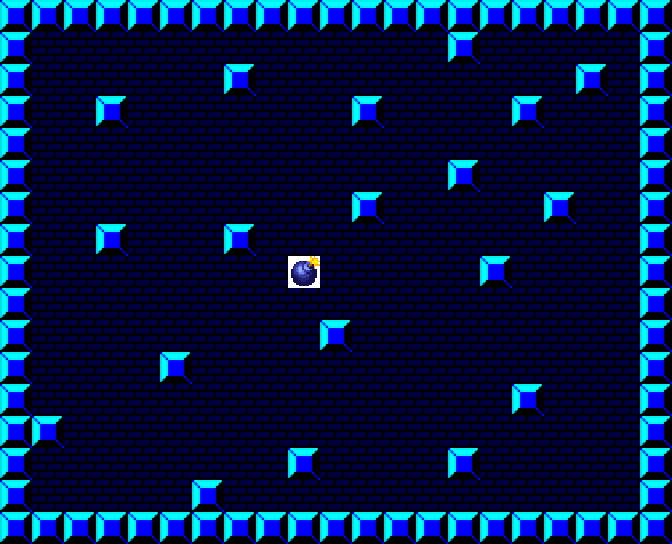

Rendered tile map (Tiled .tmx) drawn with the repository's tilesets; below, a short description and the full map source, tile grids included:
An orthogonal 21x17 tile map with 32x32 px tiles, 4 tile layers (Bg, Item, Obj, Char).

<map version="1.4" tiledversion="1.4.2" orientation="orthogonal" renderorder="right-down" width="21" height="17" tilewidth="32" tileheight="32" infinite="0" nextlayerid="5" nextobjectid="1">
 <tileset firstgid="1" source="MapTile.tsx" />
 <layer id="1" name="Bg" width="21" height="17">
  <data encoding="csv">
2,2,2,2,2,2,2,2,2,2,2,2,2,2,2,2,2,2,2,2,2,
2,2,2,2,2,2,2,2,2,2,2,2,2,2,2,2,2,2,2,2,2,
2,2,2,2,2,2,2,2,2,2,2,2,2,2,2,2,2,2,2,2,2,
2,2,2,2,2,2,2,2,2,2,2,2,2,2,2,2,2,2,2,2,2,
2,2,2,2,2,2,2,2,2,2,2,2,2,2,2,2,2,2,2,2,2,
2,2,2,2,2,2,2,2,2,2,2,2,2,2,2,2,2,2,2,2,2,
2,2,2,2,2,2,2,2,2,2,2,2,2,2,2,2,2,2,2,2,2,
2,2,2,2,2,2,2,2,2,2,2,2,2,2,2,2,2,2,2,2,2,
2,2,2,2,2,2,2,2,2,2,2,2,2,2,2,2,2,2,2,2,2,
2,2,2,2,2,2,2,2,2,2,2,2,2,2,2,2,2,2,2,2,2,
2,2,2,2,2,2,2,2,2,2,2,2,2,2,2,2,2,2,2,2,2,
2,2,2,2,2,2,2,2,2,2,2,2,2,2,2,2,2,2,2,2,2,
2,2,2,2,2,2,2,2,2,2,2,2,2,2,2,2,2,2,2,2,2,
2,2,2,2,2,2,2,2,2,2,2,2,2,2,2,2,2,2,2,2,2,
2,2,2,2,2,2,2,2,2,2,2,2,2,2,2,2,2,2,2,2,2,
2,2,2,2,2,2,2,2,2,2,2,2,2,2,2,2,2,2,2,2,2,
2,2,2,2,2,2,2,2,2,2,2,2,2,2,2,2,2,2,2,2,2
</data>
 </layer>
 <layer id="2" name="Item" width="21" height="17">
  <data encoding="csv">
0,0,0,0,0,0,0,0,0,0,0,0,0,0,0,0,0,0,0,0,0,
0,0,0,0,0,0,0,0,0,0,0,0,0,0,0,0,0,0,0,0,0,
0,0,0,0,0,0,0,0,0,0,0,0,0,0,0,0,0,0,0,0,0,
0,0,0,0,0,0,0,0,0,0,0,0,0,0,0,0,0,0,0,0,0,
0,0,0,0,0,0,0,0,0,0,0,0,0,0,0,0,0,0,0,0,0,
0,0,0,0,0,0,0,0,0,0,0,0,0,0,0,0,0,0,0,0,0,
0,0,0,0,0,0,0,0,0,0,0,0,0,0,0,0,0,0,0,0,0,
0,0,0,0,0,0,0,0,0,0,0,0,0,0,0,0,0,0,0,0,0,
0,0,0,0,0,0,0,0,0,0,0,0,0,0,0,0,0,0,0,0,0,
0,0,0,0,0,0,0,0,0,0,0,0,0,0,0,0,0,0,0,0,0,
0,0,0,0,0,0,0,0,0,0,0,0,0,0,0,0,0,0,0,0,0,
0,0,0,0,0,0,0,0,0,0,0,0,0,0,0,0,0,0,0,0,0,
0,0,0,0,0,0,0,0,0,0,0,0,0,0,0,0,0,0,0,0,0,
0,0,0,0,0,0,0,0,0,0,0,0,0,0,0,0,0,0,0,0,0,
0,0,0,0,0,0,0,0,0,0,0,0,0,0,0,0,0,0,0,0,0,
0,0,0,0,0,0,0,0,0,0,0,0,0,0,0,0,0,0,0,0,0,
0,0,0,0,0,0,0,0,0,0,0,0,0,0,0,0,0,0,0,0,0
</data>
 </layer>
 <layer id="3" name="Obj" width="21" height="17">
  <data encoding="csv">
6,6,6,6,6,6,6,6,6,6,6,6,6,6,6,6,6,6,6,6,6,
6,0,0,0,0,0,0,0,0,0,0,0,0,0,6,0,0,0,0,0,6,
6,0,0,0,0,0,0,6,0,0,0,0,0,0,0,0,0,0,6,0,6,
6,0,0,6,0,0,0,0,0,0,0,6,0,0,0,0,6,0,0,0,6,
6,0,0,0,0,0,0,0,0,0,0,0,0,0,0,0,0,0,0,0,6,
6,0,0,0,0,0,0,0,0,0,0,0,0,0,6,0,0,0,0,0,6,
6,0,0,0,0,0,0,0,0,0,0,6,0,0,0,0,0,6,0,0,6,
6,0,0,6,0,0,0,6,0,0,0,0,0,0,0,0,0,0,0,0,6,
6,0,0,0,0,0,0,0,0,0,0,0,0,0,0,6,0,0,0,0,6,
6,0,0,0,0,0,0,0,0,0,0,0,0,0,0,0,0,0,0,0,6,
6,0,0,0,0,0,0,0,0,0,6,0,0,0,0,0,0,0,0,0,6,
6,0,0,0,0,6,0,0,0,0,0,0,0,0,0,0,0,0,0,0,6,
6,0,0,0,0,0,0,0,0,0,0,0,0,0,0,0,6,0,0,0,6,
6,6,0,0,0,0,0,0,0,0,0,0,0,0,0,0,0,0,0,0,6,
6,0,0,0,0,0,0,0,0,6,0,0,0,0,6,0,0,0,0,0,6,
6,0,0,0,0,0,6,0,0,0,0,0,0,0,0,0,0,0,0,0,6,
6,6,6,6,6,6,6,6,6,6,6,6,6,6,6,6,6,6,6,6,6
</data>
 </layer>
 <layer id="4" name="Char" width="21" height="17">
  <data encoding="csv">
0,0,0,0,0,0,0,0,0,0,0,0,0,0,0,0,0,0,0,0,0,
0,0,0,0,0,0,0,0,0,0,0,0,0,0,0,0,0,0,0,0,0,
0,0,0,0,0,0,0,0,0,0,0,0,0,0,0,0,0,0,0,0,0,
0,0,0,0,0,0,0,0,0,0,0,0,0,0,0,0,0,0,0,0,0,
0,0,0,0,0,0,0,0,0,0,0,0,0,0,0,0,0,0,0,0,0,
0,0,0,0,0,0,0,0,0,0,0,0,0,0,0,0,0,0,0,0,0,
0,0,0,0,0,0,0,0,0,0,0,0,0,0,0,0,0,0,0,0,0,
0,0,0,0,0,0,0,0,0,0,0,0,0,0,0,0,0,0,0,0,0,
0,0,0,0,0,0,0,0,0,4,0,0,0,0,0,0,0,0,0,0,0,
0,0,0,0,0,0,0,0,0,0,0,0,0,0,0,0,0,0,0,0,0,
0,0,0,0,0,0,0,0,0,0,0,0,0,0,0,0,0,0,0,0,0,
0,0,0,0,0,0,0,0,0,0,0,0,0,0,0,0,0,0,0,0,0,
0,0,0,0,0,0,0,0,0,0,0,0,0,0,0,0,0,0,0,0,0,
0,0,0,0,0,0,0,0,0,0,0,0,0,0,0,0,0,0,0,0,0,
0,0,0,0,0,0,0,0,0,0,0,0,0,0,0,0,0,0,0,0,0,
0,0,0,0,0,0,0,0,0,0,0,0,0,0,0,0,0,0,0,0,0,
0,0,0,0,0,0,0,0,0,0,0,0,0,0,0,0,0,0,0,0,0
</data>
 </layer>
</map>